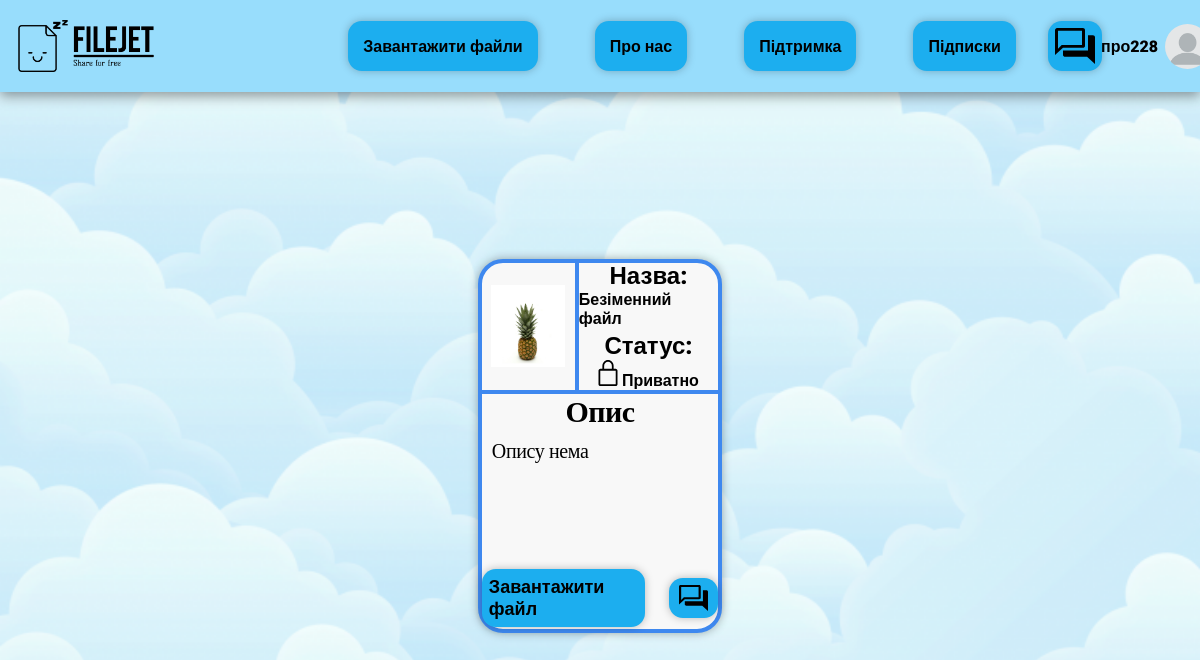
The page /file/39/ (signed in) on the database its author committed.
### ProfileApp/models.py (models this page shows, shortened)
class Profile(models.Model):
    user = models.OneToOneField(User, on_delete=models.CASCADE)
    image = models.ImageField(upload_to='image/%Y/%m/%d', default="unregistered_user.png")
    total_size = models.IntegerField(default=104857600)
    used_size = models.IntegerField(default=0)
    procent_size = models.IntegerField(default=0)
    subscription = models.ForeignKey(Subscription, on_delete=models.CASCADE, to_field='id', default="1")

### FileApp/models.py (models this page shows, shortened)
class File(models.Model):
    file_path = models.FileField(upload_to='files/%Y/%m/%d', max_length=255, null=True, blank=True)
    name = models.CharField(max_length=255, default="Безіменний файл")
    description = models.TextField(default="Опису нема")
    category = models.ForeignKey(Category, on_delete=models.CASCADE, null=True, blank=True)
    private = models.BooleanField()
    image = models.ImageField(upload_to='image/%Y/%m/%d', default="file_preview.png")
    user = models.ForeignKey(settings.AUTH_USER_MODEL, on_delete=models.CASCADE)

### FileApp/views.py (the view)
# urls.py: path(r'file/<int:file_pk>/', show_file, name='file'),
@login_required(login_url='main')
def show_file(request, file_pk):
    context={}
    file = get_object_or_404(File, pk=file_pk)
    context["file"] = file
    context["is_uploader"] = False
    if file.user == request.user:
        context["is_uploader"] = True
        chats = Chat.objects.filter(file = file)
        chat_and_last_message_list = []
        for chat in chats:
            chat_and_last_message = []
            try:
                last_message = Message.objects.filter(chat = chat).order_by('pk').latest('pk')
            except Message.DoesNotExist:
                last_message = ''
            profile_image = Profile.objects.get(user = chat.send_user)
            chat_and_last_message.append(profile_image)
            chat_and_last_message.append(last_message)
            chat_and_last_message.append(chat)
            chat_and_last_message_list.append(chat_and_last_message)
        context["chat_and_last_message_list"] = chat_and_last_message_list
    return render(request, 'file.html', context)

### MainApp/templatetags/base.py (called while the page is built, shortened)
@register.simple_tag
def give_user(request):
    if request.user.is_authenticated:
        user = request.user
        profile = Profile.objects.get(user=user)
        return profile

@register.simple_tag
def give_chats(request):
    if request.user.is_authenticated:
        chats = Chat.objects.filter(send_user = request.user)
        chat_and_last_message_list = []
        return chat_and_last_message_list

### FileApp/templates/file.html (shortened to what this page needs)
{% extends 'base.html' %}
{% load static %}
{% block style %}<link rel="stylesheet" href="{% static 'css/file.css' %}">{% endblock %}
{% block content %}
<div id="wrapper">
    <div id="file">
        <div id="file-header">
            <div id="image">
                {% if file.image %}
                <img src="{{ file.image.url }}" alt="{{ file.name }}">
                {% else %}
                <img src="{% static 'images/sad_file.svg' %}" alt="Нема забраження файлу">
                {% endif %}
            </div>
            <div id="text-info">
                <div class="file-name">
                    <h2>Назва:</h2>
                    <h4>{{ file.name }}</h4>
                </div>
                <div class="file-name">
                    <h2>Статус:</h2>
                    <div id="private-info">
                        <h4>{% if file.private %}
                        Відкрито
                        {% else %}
                        <img src="{% static 'images/lock.svg' %}" alt="Замкнуто">
                        Приватно
                        {% endif %}</h4>
                    </div>
                </div>
            </div>
        </div>
        <div id="file-body">
            <h2 id="description-h2">Опис</h2>
            <h4 id="description-text">{% if file.description %}
                {{ file.description }}
                {% else %}
                Нема опису файла!
                {% endif %}</h4>
        </div>
        <div id="file-footer">
            <a href="{% url 'download_file' file.pk %}" id="text-download">Завантажити файл</a>
            {% if is_uploader %}
            <button id="oLModal" onclick="openModal('Modal-uploader')"><img src="{% static 'images/chat_icon.svg' %}" alt="Чат"></button>
            {% elif not is_uploader %}
            <button id="oModal" onclick="openModal('Modal-user')"><img src="{% static 'images/chat_icon.svg' %}" alt="Чат"></button>
            {% endif %}
        </div>
    </div>
</div>
{% endblock %}

### MainApp/templates/base.html (shortened to what this page needs)
<html lang="en">
    {% load static %}
    {% load base %}
    {% give_user request as profile %}
    {% give_chats request as chat_and_last_message_list_header %}
<head>
    <link rel="stylesheet" href="{% static 'css/base.css' %}">
    {% block style %} {% endblock %}
</head>
<body>
    <header>
        <div id="left-header-side">
            <p><a href="{% url 'main' %}"><img class="logo" src="{% static 'images/header-logo.png' %}" alt="Логотип компанії"></a></p>
        </div>
        <div class="navigation_buttons">
            <a href="{% url 'upload_file' %}">Завантажити файли</a>
            <a href="{% url 'about_us' %}">Про нас</a>
            <a href="{% url 'documentation' %}">Підтримка</a>
            <a href="{% url 'subscription' %}">Підписки</div></a>
        <div class="no_account">
            <button class="H-modal-button" onclick="openModalHeader('header-modal')"><img src="{% static 'images/chat_icon.svg' %}" alt="Чат"></button>
            <a href="{% url 'profile' %}">
                {{ profile.user.username }}
                {% if profile.image %}
                <img class="image_account" src="{{ profile.image.url }}" alt="Нема аккаунту">
                {% else %}
                <img class="image_account" src="{% static 'images/unregistrate_user.png' %}" alt="Нема аккаунту">
                {% endif %}
            </a>
        </div>
    </header>
    {% block content %}{% endblock %}
</body>
</html>

### MainApp/static/css/base.css (style rules this page uses)
* { padding: 0; margin: 0; font-family: 'Roboto', sans-serif; font-weight: 900; }
body { width: 100%; height: 100%; display: flex; flex-flow: column; }
a, a:hover, a:visited, a:active { color: inherit; text-decoration: none; }
header { display: flex; flex-direction: row; justify-content: space-between; align-items: center; width: 100%; height: 100px; background: #98DDFC; box-shadow: 0px 4px 12px rgba(0, 0, 0, 0.4); flex: 0 1 auto; }
#left-header-side { padding-left: 1.5%; gap: 2%; display: flex; justify-content: space-between; width: 28%; align-items: center; }
.logo { width: 136px; height: 52px; flex: none; order: 0; flex-grow: 0; }
.navigation_buttons { display: flex; flex-direction: row; justify-content: center; align-items: center; padding: 0px 0px; gap: 57px; width: 720px; height: 92px; flex: none; order: 1; align-self: stretch; flex-grow: 0; }
.navigation_buttons a { display: flex; flex-direction: row; justify-content: center; align-items: center; padding: 3px 15px; height: 44px; background: #1CAEEF; box-shadow: 0px 0px 8px rgba(0, 0, 0, 0.25); border-radius: 14px; border: 0px; flex: none; order: 0; flex-grow: 0; }
.no_account { display: flex; flex-direction: row; justify-content: center; align-items: center; padding: 5px 40px; gap: 15px; width: 78px; height: 74px; border-radius: 10px; flex: none; order: 2; flex-grow: 0; }
.no_account a { display: flex; flex-direction: row; justify-content: center; align-items: center; gap: 7px; width: 78px; height: 74px; border-radius: 10px; flex: none; order: 2; flex-grow: 0; }
.image_account { box-sizing: border-box; width: 45px; height: 45px; flex: none; flex-grow: 0; width: 45px; height: 45px; border-radius: 100%; font-size: 14px; font-family: 'Roboto'; font-style: normal; font-weight: 700; font-size: 14px; line-height: 150%; letter-spacing: -0.019em; color: #000000; flex: none; flex-grow: 0; }
.H-modal-button { display: flex; flex-direction: row; justify-content: center; align-items: center; padding: 7px; gap: 10px; cursor: pointer; font-size: 18px; border: none; background: #1CAEEF; box-shadow: 0px 0px 8px rgba(0, 0, 0, 0.25); border-radius: 14px; }

### rows shown on the page
Profile: user.username "про228", image (picture)
File: image (picture), name "Безіменний файл", description "Опису нема"
